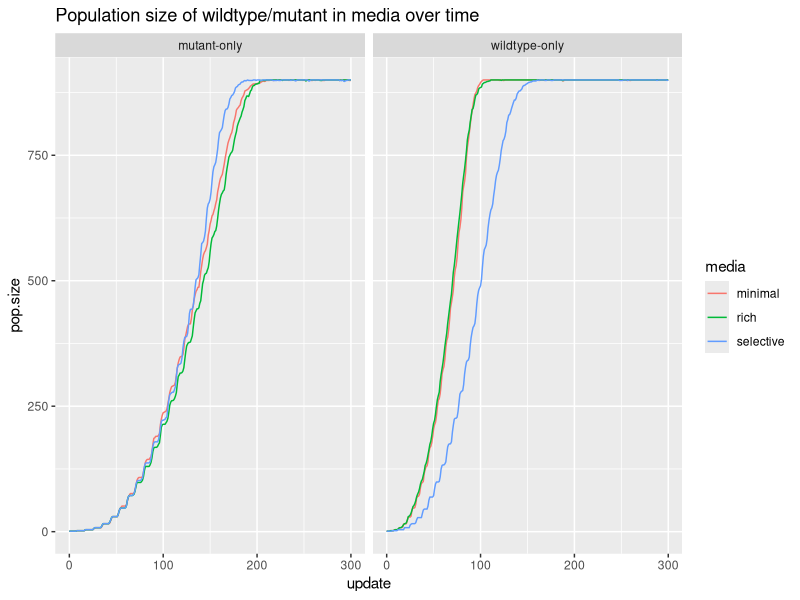
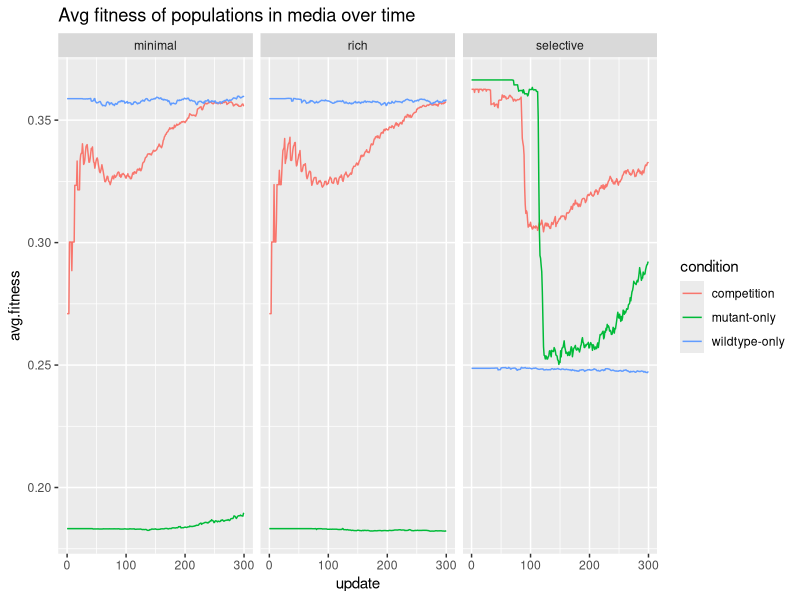

These charts were generated, in order, by the following R code:
## ---- chunk 1
library(tidyverse)
wt <- read.csv("../datasets/avida/avida_wildtype.csv", header = TRUE, sep = ",")
mut <- read.csv("../datasets/avida/avida_mutant.csv", header = TRUE, sep = ",")
comp <- read.csv("../datasets/avida/avida_competition.csv", header = TRUE, sep = ",")
## ---- chunk 2
# combine
all <- rbind(wt, mut, comp)
## ---- chunk 3
# pivot
all <- pivot_longer(all,
                    cols = starts_with(c("minimal", "rich", "selective")),
                    names_to = c("media", ".value"), # ".value" will keep the <measurement> as the column name after pivoting
                    names_sep = "_")
## ---- chunk 4
# plot population size of the wt/mut
all |>
  filter(condition != "competition") |>
  ggplot(aes(x = update, y = pop.size, color = media)) +
  facet_wrap(~condition) +
  geom_line() +
  labs(title = "Population size of wildtype/mutant in media over time")
## ---- chunk 5
# plot fitness
ggplot(all, aes(x = update, y = avg.fitness, color = condition)) +
  geom_line() +
  facet_wrap(~media) +
  labs(title = "Avg fitness of populations in media over time")
